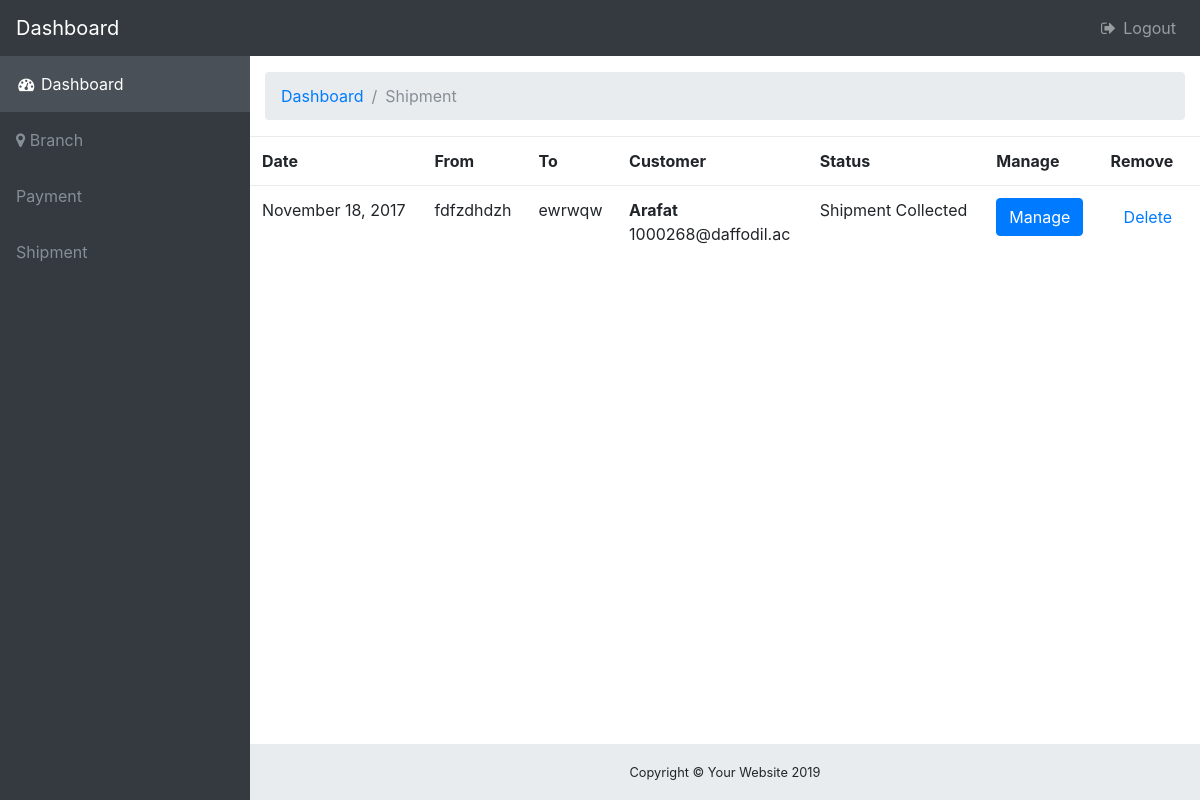
/admin/shipment.php (signed in), run on the app's committed database.
### tables this page shows
CREATE TABLE `courier_details` (
  `courier_details_id` varchar(11) NOT NULL,
  `payment_id` int(11) NOT NULL,
  `product_id` int(11) NOT NULL,
  `date` timestamp NOT NULL DEFAULT CURRENT_TIMESTAMP ON UPDATE CURRENT_TIMESTAMP,
  `price` float NOT NULL
);

CREATE TABLE `sender_reciver` (
  `se_re_id` int(11) NOT NULL,
  `branch_id` int(11) NOT NULL,
  `name` varchar(64) NOT NULL,
  `email` varchar(64) NOT NULL,
  `phone` varchar(64) NOT NULL,
  `address` varchar(64) NOT NULL
);

CREATE TABLE `shipment` (
  `shipment_id` int(11) NOT NULL,
  `curiour_id` varchar(11) NOT NULL,
  `s_date` timestamp NOT NULL DEFAULT CURRENT_TIMESTAMP ON UPDATE CURRENT_TIMESTAMP,
  `location` varchar(64) NOT NULL,
  `status` varchar(64) NOT NULL DEFAULT 'Awaiting Approval',
  `note` varchar(64) NOT NULL DEFAULT 'shipment pending to approve '
);

### admin/shipment.php (the view, shortened to what this page needs)
<?php
include_once 'partials/header.php';
$statment = $connection->prepare("SELECT * FROM `courier_details`");
$get = $statment->execute();
$curierDetails = $statment->fetchAll();
?>
<div class="content-wrapper">
    <div class="container-fluid">
        <ol class="breadcrumb">
            <li class="breadcrumb-item"><a href="index.php">Dashboard</a></li>
            <li class="breadcrumb-item active">Shipment</li>
        </ol>
            <div class="row">
                <table class="table">
                    <tr>
                        <th>Date</th>
                        <th>From</th>
                        <th>To</th>
                        <th>Customer</th>
                        <th>Status</th>
                        <th>Manage</th>
                        <th>Remove</th>
                    </tr>
                    <?php if (!empty($curierDetails)): ?>
                        <?php foreach ($curierDetails as $cd):
                            $statment = $connection->prepare("SELECT * FROM `product` WHERE `product_id` = :id");
                            $get = $statment->execute(array(
                                "id" => $cd["product_id"]
                            ));
                            $product = $statment->fetch();
                            $statment = $connection->prepare("SELECT * FROM `sender_reciver` WHERE `se_re_id` = :id");
                            $get = $statment->execute(array(
                                "id" => $product["se_id"]
                            ));
                            $sender = $statment->fetchAll();
                            $statment = $connection->prepare("SELECT * FROM `sender_reciver` WHERE `se_re_id` = :id");
                            $get = $statment->execute(array(
                                "id" => $product["re_id"]
                            ));
                            $receiver = $statment->fetchAll();
                            $statment = $connection->prepare("SELECT * FROM `shipment` where curiour_id = :id");
                            $get = $statment->execute(array(
                                "id" => $cd["courier_details_id"]
                            ));
                            $shipment = $statment->fetchAll();
                        ?>
                        <tr>
                            <td><?=date('F d, Y', strtotime($cd["date"]));?></td>
                            <td><?=$sender[0]["address"];?></td>
                            <td><?=$receiver[0]["address"];?></td>
                            <td><b><?=$sender[0]["name"];?></b><br><?=$sender[0]["email"];?></td>
                            <td><?=end($shipment)["status"];?></td>
                            <td><a href="manage-shipment.php?curior=<?=$cd["courier_details_id"];?>" class="btn btn-primary">Manage</a></td>
                            <td><a href="shipment.php?curior=<?=$cd["courier_details_id"];?>" class="btn btn-default">Delete</a></td>
                        </tr>
                        <?php endforeach ?>
                    <?php endif ?>
                </table>
            </div>
        </div>
    </div>
<?php include_once 'partials/footer.php';?>

### admin/css/sb-admin.css (style rules this page uses)
html { position: relative; min-height: 100%; }
body.sticky-footer { margin-bottom: 56px; }
body.sticky-footer .content-wrapper { min-height: calc(100vh - 56px - 56px); }
body.fixed-nav { padding-top: 56px; }
.content-wrapper { min-height: calc(100vh - 56px); padding-top: 1rem; }
.content-wrapper { overflow-x: hidden; background: white; }
@media (min-width: 992px) { .content-wrapper { margin-left: 250px; } }

### data on the page
courier_details: date "November 18, 2017", sender_reciver.address "fdfzdhdzh", sender_reciver.address "ewrwqw", sender_reciver.name "Arafat", sender_reciver.email "1000268@daffodil.ac", shipment.status "Shipment Collected"
